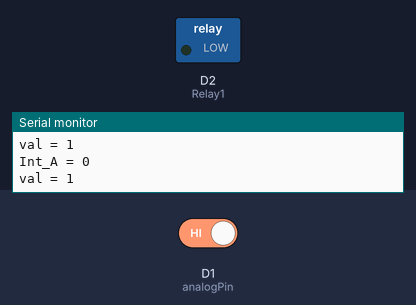
Bench run of a sketch on a simulated ESP8266 (NodeMCU). Shown: switched loads named in the sketch (green lamp = pin HIGH), the last lines printed to the serial monitor. The inputs (shaded band) are chosen by the test bench; at power-on: D1 (analogPin) HIGH. WiFi joins after 1.5 s; servers stay silent unless stated; the Firebase database answers and starts empty.

Above: at 2.7 s.
2.8 s: D1 (analogPin) driven LOW
At 4.0 s:
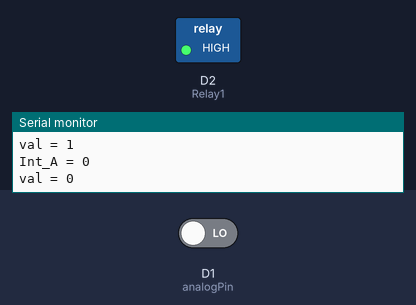
Timing chart, 0 to 5.8 s (numbered marks = the images above; inputs shaded):
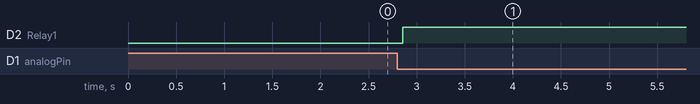

Measured:
- after the input at 2.8 s, D2 (Relay1): LOW → HIGH after 0.06 s

The sketch:

Speaker.ino
```cpp
#include <FirebaseESP8266.h>
#include <ESP8266WiFi.h>

#define FIREBASE_HOST "https://untrasonic-3320b-default-rtdb.firebaseio.com"
#define FIREBASE_AUTH "HkF1kNygfunBltIerb6He01fKuL853H0CMQeCqdT"
#define WIFI_SSID "AIS 4G Hi-Speed Home WiFi_103923"
#define WIFI_PASSWORD "50103923"
FirebaseData firebaseData;
int Relay1 = D2;
int A=0;
int analogPin = D1; //ประกาศตัวแปร ให้ analogPin แทนขา analog ขาที่5
int val = 0;
void setup() {
  // put your setup code here, to run once:
  pinMode(Relay1, OUTPUT);
  digitalWrite(Relay1,LOW);
  Serial.begin(9600);
  WiFiConnection();
  Firebase.begin(FIREBASE_HOST, FIREBASE_AUTH);
}

void loop() {
  if(Firebase.getInt(firebaseData, "/Int_A")){
    if(firebaseData.dataType() == "int"){
      A= firebaseData.intData();
      Serial.print("Int_A = ");
      Serial.println(A);
      if( A == 1){
        //เมื่อwalkerเอียงจะทำการส่งเสียงไปยังลำโพง
        PlayMP3();
        Serial.println("start");
      }
    }
  }
   lightsen();
}

void WiFiConnection(){
  WiFi.begin(WIFI_SSID, WIFI_PASSWORD);
  Serial.print("Connecting to Wi-Fi");
  while (WiFi.status() != WL_CONNECTED)
  {
    Serial.print(".");
    delay(300);
  }
  Serial.println();
  Serial.print("Connected with IP: ");
  Serial.println(WiFi.localIP());
  Serial.println();
}

void lightsen() {
  int sensorValue = digitalRead(D1);
  val = digitalRead(analogPin); //อ่านค่าสัญญาณ analog ขา5 ที่ต่อกับ LDR Photoresistor Sensor Module
  Serial.print("val = "); // พิมพ์ข้อความส่งเข้าคอมพิวเตอร์ "val = "
  Serial.println(val); // พิมพ์ค่าของตัวแปร val
  if(val == 0) {
    PlayMP3();
    PlayMP3();
    PlayMP3();
  }
}

void PlayMP3() {
  digitalWrite(Relay1,HIGH); //ใช้Relayในการกำหนดเวลาในการเปิดลำโพง
  delay(13500);
  digitalWrite(Relay1,LOW);
  delay(1000);
}
```
